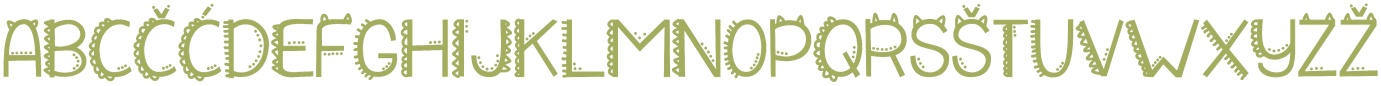
#> input picture sc_2021_challenge_2/dataset/train/alphabet0.png, 4143 x 256 px (shown at 1/3 size)
$ python -i imageManagment.py   (imports and definitions only)   (older library calls are emulated)
#> lines starting #> are read from the running program, lines starting #| are printed output that depends on the picture; after the words box and inside, x2 and y2 are one past the last pixel; in counts of white or black regions, pixels touching at a corner belong together; long printed decimals are rounded
from __future__ import print_function
import cv2
import numpy as np
import matplotlib.pyplot as plt
import collections
from sklearn.cluster import KMeans
from sklearn.linear_model import LinearRegression

from keras.models import Sequential
from keras.layers.core import Dense,Activation
from keras.optimizers import SGD


def resize_region(region):
    resized = cv2.resize(region,(28,28), interpolation = cv2.INTER_NEAREST)
    return resized

def scale_to_range(image):
    return image / 255

def matrix_to_vector(image):
    return image.flatten()

# [15 lines left out: functions prepare_for_ann, convert_output, not called in this run]

def winner(output):
    return max(enumerate(output), key=lambda x: x[1])[0]

# [193 lines left out: functions display_result, select_roi, return_trained_letters, my_select_roi, letters_with_umlaut, rotation, not called in this run]

#https://realpython.com/linear-regression-in-python/
def rotation_lin_regression(image_path):
#> called with image_path = 'dataset/train/alphabet0.png'
    img = cv2.imread(image_path)
#> img is the input picture: shape (256, 4143, 3); mean B, G, R 218.7, 236.3, 234.3
    img_hsv = cv2.cvtColor(img, cv2.COLOR_BGR2HSV)
#> img_hsv: shape (256, 4143, 3); mean H, S, V 8.5, 25.6, 236.3
    img_bgr = cv2.cvtColor(img_hsv, cv2.COLOR_HSV2BGR)
    img_gs = cv2.cvtColor(img_bgr, cv2.COLOR_RGB2GRAY)
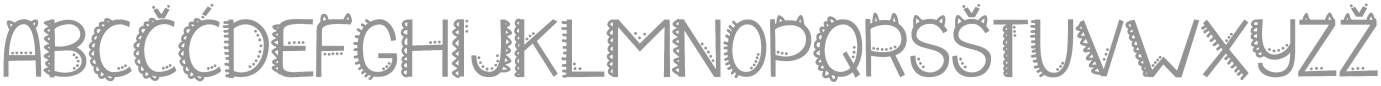
#> img_gs: shape (256, 4143) (shown at 1/3 size); min 127, max 255, mean 230.8
    img_t = 1 - img_gs
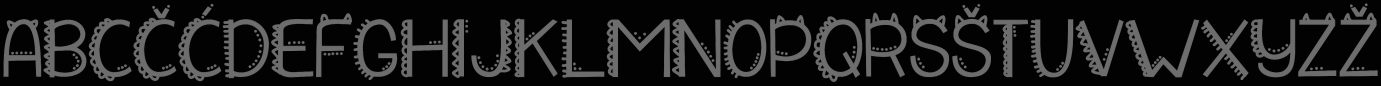
#> img_t: shape (256, 4143) (shown at 1/3 size); min 2, max 130, mean 26.2
    thresh = cv2.adaptiveThreshold(img_t, 255, cv2.ADAPTIVE_THRESH_MEAN_C, cv2.THRESH_BINARY, 39, 3)
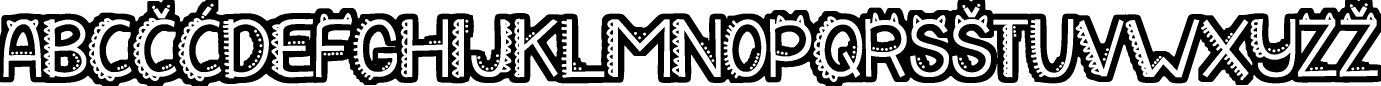
#> thresh: shape (256, 4143) (shown at 1/3 size); 56.4% white; 148 black regions (19 under 20 px), largest, box (x1, y1, x2, y2) and area: (0, 0, 4143, 256) 411607, (2474, 74, 2572, 215) 7461, (701, 73, 791, 217) 7355
    img_bin = 255 - thresh
#> img_bin: shape (256, 4143); 43.6% white; 148 white regions (19 under 20 px)
    ret, img_bin = cv2.threshold(img_bin, 30, 255, cv2.THRESH_BINARY_INV + cv2.THRESH_OTSU)
#> ret = 0


    x_array = []
    y_array = []
    imgasdad, contours, hierarchy = cv2.findContours(img_bin.copy(), cv2.RETR_EXTERNAL, cv2.CHAIN_APPROX_SIMPLE)
#> contours = 153 contours, 3 with area under 20; largest, box (x1, y1, x2, y2) and area: (649, 0, 2876, 196) 115039, (2955, 0, 4036, 190) 70505, (624, 132, 2477, 256) 43058, (2525, 91, 4143, 256) 32859, (2440, 49, 2587, 246) 21368
    angles = []
    for contour in contours:
        center, size, angle = cv2.minAreaRect(contour)
        if size[0] > 5 and size[1] > 5:
            x_array.append(center[0])
            y_array.append(center[1])
#> this loop made 153 passes
#> (center, size, angle) on passes 1 to 3: ((531, 245), (20, 86), -90), ((398, 245), (20, 86), -90), ((3172.1, 207.7), (7.6, 7.6), -26.57)
#> after the loop, x_array = 150 values, max 4129.5 at index 145, min 66.5 at index 114, mean 2080.3; y_array = 150 values, max 245 at index 0, min 14 at index 144, mean 144

    x_array = np.array(x_array)
    y_array = np.array(y_array)
    x_array = x_array.reshape(-1, 1)
    regression = LinearRegression().fit(x_array, y_array)

    (h, w) = img.shape[0:2]
#> h = 256; w = 4143
    center = (w//2, h//2)
#> center = (2071, 128)

    best_angle = regression.coef_ *180/np.pi
#> best_angle = [-0.0914]
    print(best_angle)
#| [-0.09144]

    if best_angle > 2:
        M = cv2.getRotationMatrix2D(center, -best_angle, 1.0)
        rotated = cv2.warpAffine(img, M, (w, h), flags=cv2.INTER_CUBIC, borderMode=cv2.BORDER_REPLICATE)
    elif best_angle < 2:
        M = cv2.getRotationMatrix2D(center, best_angle, 1.0)
#> M = [[1, -0.0016, 0.207], [0.0016, 1, -3.3]]
        rotated = cv2.warpAffine(img, M, (w, h), flags=cv2.INTER_CUBIC, borderMode=cv2.BORDER_REPLICATE)
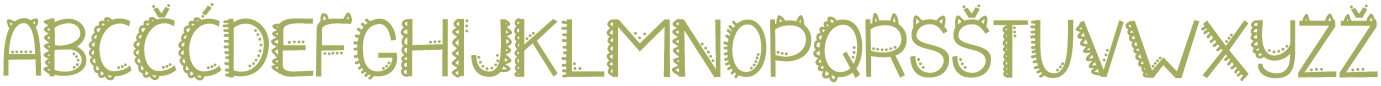
#> rotated: shape (256, 4143, 3) (shown at 1/3 size); mean B, G, R 218.7, 236.2, 234.2
    else:
        zero_angle = 0
        M = cv2.getRotationMatrix2D(center, zero_angle, 1.0)
        rotated = cv2.warpAffine(img, M, (w, h), flags=cv2.INTER_CUBIC, borderMode=cv2.BORDER_REPLICATE)


    return rotated

>>> result = rotation_lin_regression('dataset/train/alphabet0.png')

$ run again, on sc_2021_challenge_2/dataset/train/alphabet1.png
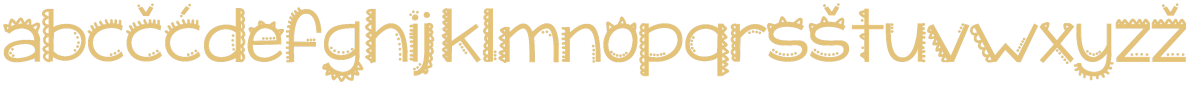
#> input picture sc_2021_challenge_2/dataset/train/alphabet1.png, 3568 x 256 px (shown at 1/3 size)
#> in rotation_lin_regression, img is the input picture: shape (256, 3568, 3); mean B, G, R 229.1, 243.1, 249.3
#> img_hsv: shape (256, 3568, 3); mean H, S, V 4.7, 22.6, 249.3
#> in rotation_lin_regression, `thresh = cv2.adaptiveThreshold(img_t, 255, cv2.ADAPTIVE_THRESH_MEAN_C,..`:
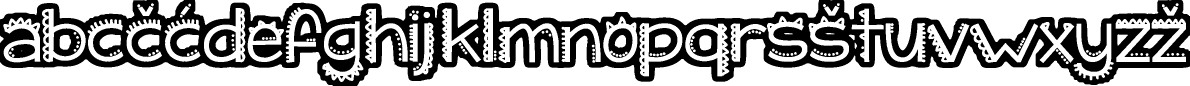
#> thresh: shape (256, 3568) (shown at 1/3 size); 62.3% white; 130 black regions (34 under 20 px), largest, box (x1, y1, x2, y2) and area: (0, 0, 3568, 256) 310123, (1946, 84, 2032, 172) 4427, (160, 85, 244, 169) 4238
#> img_bin: shape (256, 3568); 37.7% white; 130 white regions (34 under 20 px)
#> ret = 0
#> contours = 148 contours, 3 with area under 20; largest, box (x1, y1, x2, y2) and area: (1072, 106, 3568, 256) 141510, (581, 0, 2457, 84) 81326, (2531, 0, 3503, 151) 61032, (0, 156, 998, 256) 56332, (0, 0, 431, 68) 16355
#> the loop in rotation_lin_regression, `for contour in contours:` made 148 passes
#> (center, size, angle) on passes 1 to 8: ((1243, 206.5), (7, 8), -90), ((1252.5, 202.5), (7, 7), -90), ((1259.5, 192.5), (7, 7), -90), ((3201, 187.5), (7, 8), -90), ((1780.5, 183.5), (7, 7), -90), ((3193.8, 178.8), (7.07, 7.78), -45), ((1199.5, 177), (7.78, 7.78), -45), ((1484.8, 176.2), (7.78, 7.07), -45)
#> after the loop in rotation_lin_regression, `for contour in contours:`: x_array = 143 values, max 3556 at index 138, min 5 at index 71, mean 1916.5; y_array = 143 values, max 206.5 at index 0, min 13.5 at index 135, mean 123.9
#> best_angle = [0.349]
#| [0.3493]
#> M = [[1, 0.0061, -0.747], [-0.0061, 1, 10.88]]
#> in rotation_lin_regression, `rotated = cv2.warpAffine(img, M, (w, h), flags=cv2.INTER_CUBIC, border..`:
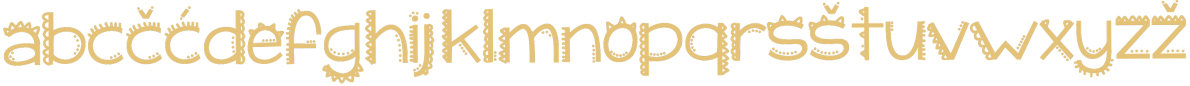
#> rotated: shape (256, 3568, 3) (shown at 1/3 size); mean B, G, R 229, 243, 249.2
